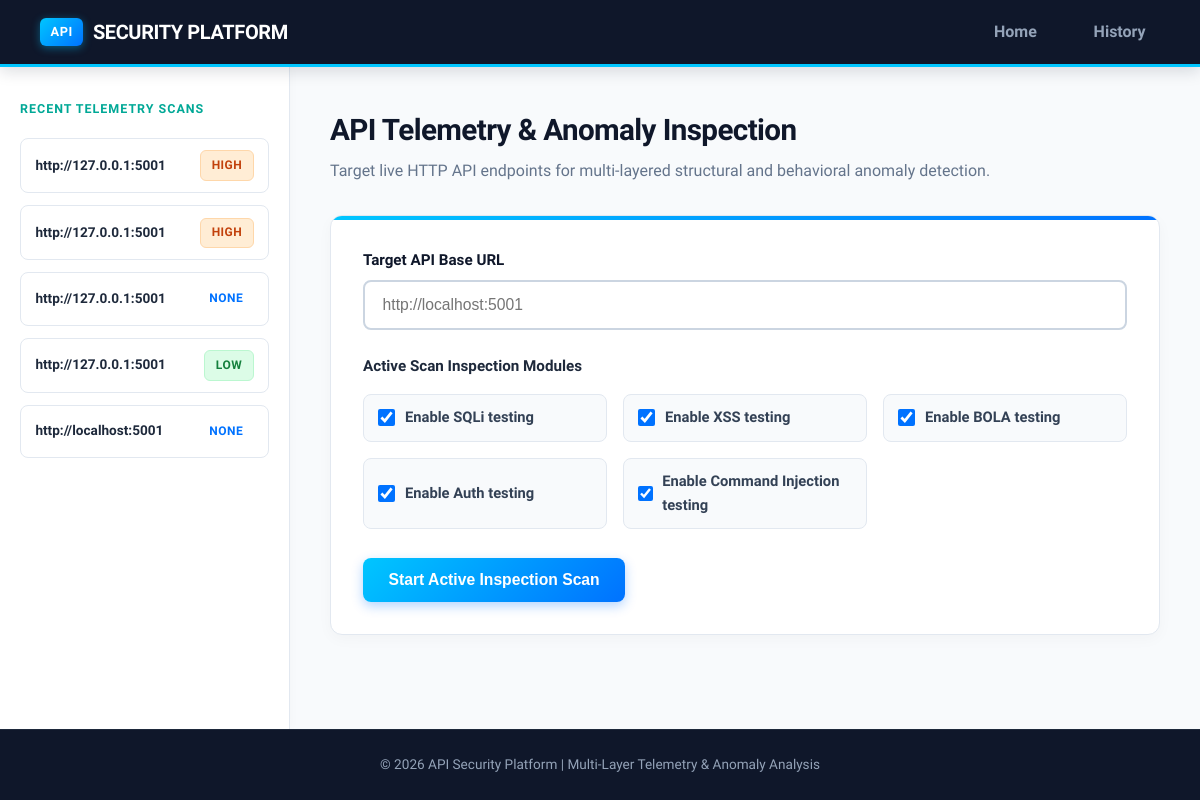
The page / on the database its author committed.
### database/models.py (models this page shows)
class ScanSession(Base):
    __tablename__ = "scan_sessions"
    id = Column(Integer, primary_key=True, index=True)
    target_url = Column(String(500), nullable=False)
    scan_start_time = Column(DateTime, default=datetime.utcnow)
    scan_end_time = Column(DateTime, nullable=True)
    total_endpoints_found = Column(Integer, default=0)
    total_vulnerabilities_found = Column(Integer, default=0)
    overall_risk_score = Column(Float, default=0.0)
    overall_severity = Column(String(20), default="Low")
    endpoints = relationship("Endpoint", back_populates="session", cascade="all, delete-orphan")
    findings = relationship("Finding", back_populates="session", cascade="all, delete-orphan")
    reports = relationship("Report", back_populates="session", cascade="all, delete-orphan")

### dashboard/routes.py (the view)
@dashboard_bp.route("/")
def index():
    recent_sessions = get_all_sessions()[:5]
    return render_template("index.html", recent_sessions=recent_sessions)

### database/db.py (called while the page is built)
def get_all_sessions() -> List[ScanSession]:
    db = SessionLocal()
    try:
        return db.query(ScanSession).order_by(ScanSession.scan_start_time.desc()).all()
    finally:
        db.close()

### dashboard/templates/index.html (shortened to what this page needs)
{% extends "base.html" %}
{% block content %}
<div class="page-header">
    <h1>API Telemetry & Anomaly Inspection</h1>
    <p>Target live HTTP API endpoints for multi-layered structural and behavioral anomaly detection.</p>
</div>
<div class="card form-container">
    <form action="{{ url_for('dashboard.start_scan') }}" method="POST">
        <div class="form-group">
            <label for="target_url">Target API Base URL</label>
            <input type="url" id="target_url" name="target_url" placeholder="http://localhost:5001" required>
        </div>
        <div class="options-header">
            <h3>Active Scan Inspection Modules</h3>
        </div>
        <div class="checkbox-grid">
            <label class="checkbox-label">
                <input type="checkbox" name="module_sqli" checked> Enable SQLi testing
            </label>
            <label class="checkbox-label">
                <input type="checkbox" name="module_xss" checked> Enable XSS testing
            </label>
            <label class="checkbox-label">
                <input type="checkbox" name="module_bola" checked> Enable BOLA testing
            </label>
            <label class="checkbox-label">
                <input type="checkbox" name="module_auth" checked> Enable Auth testing
            </label>
            <label class="checkbox-label">
                <input type="checkbox" name="module_cmd" checked> Enable Command Injection testing
            </label>
        </div>
        <button type="submit" class="btn btn-primary">Start Active Inspection Scan</button>
    </form>
</div>
{% endblock %}

### dashboard/templates/base.html (shortened to what this page needs)
<!DOCTYPE html>
<html lang="en">
<head>
    <link rel="stylesheet" href="{{ url_for('static', filename='css/style.css') }}">
</head>
<body>
    <div class="app-layout">
        <header class="navbar">
            <div class="logo">
                <a href="{{ url_for('dashboard.index') }}"><span>API</span> SECURITY PLATFORM</a>
            </div>
            <nav class="nav-links">
                <a href="{{ url_for('dashboard.index') }}">Home</a>
                <a href="{{ url_for('dashboard.history') }}">History</a>
            </nav>
        </header>
        <div class="body-container">
            <aside class="sidebar">
                <h3>Recent Telemetry Scans</h3>
                <ul class="recent-scans-list">
                    {% for sess in recent_sessions %}
                    <li>
                        <a href="{{ url_for('dashboard.results', session_id=sess.id) }}">
                            <span class="scan-url">{{ sess.target_url }}</span>
                            <span class="badge {{ sess.overall_severity|lower }}">{{ sess.overall_severity }}</span>
                        </a>
                    </li>
                    {% else %}
                    <li class="empty-list">No recent scan sessions.</li>
                    {% endfor %}
                </ul>
            </aside>
            <main class="main-viewport">
                {% block content %}{% endblock %}
            </main>
        </div>
        <footer>
            <p>&copy; 2026 API Security Platform | Multi-Layer Telemetry & Anomaly Analysis</p>
        </footer>
    </div>
</body>
</html>

### rows shown on the page
ScanSession: target_url "http://127.0.0.1:5001", overall_severity "HIGH"
ScanSession: target_url "http://127.0.0.1:5001", overall_severity "HIGH"
ScanSession: target_url "http://127.0.0.1:5001", overall_severity "NONE"
ScanSession: target_url "http://127.0.0.1:5001", overall_severity "LOW"
ScanSession: target_url "http://localhost:5001", overall_severity "NONE"
